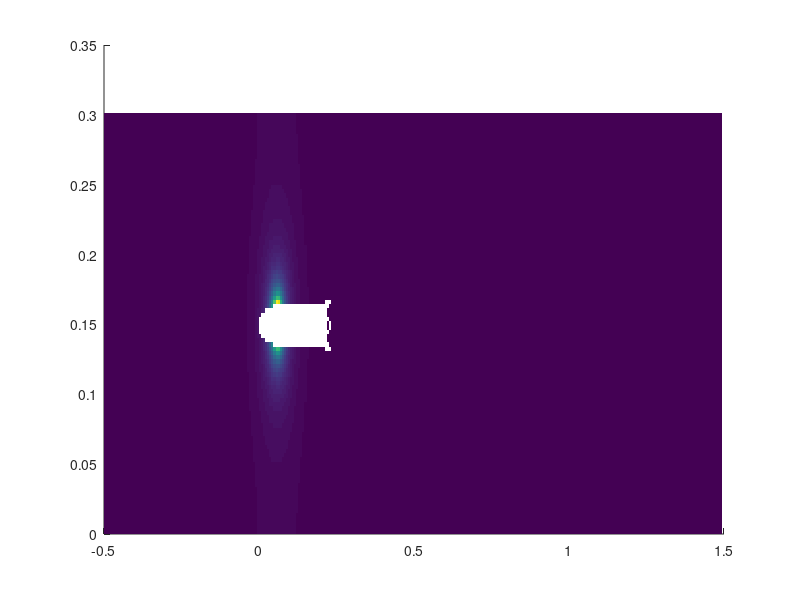

MATLAB code for this plot: (Note: this script raises an error after producing the figure.)
% plot Fig 5 d e

load('Data_Fig5de.mat', 'x', 'y', 'x_head', 'ys0', 'ys1', 'ys2', 'xs_opt', 'u_opt', 'v_opt', 'u_fish_mean', 'v_fish_mean');

%% vortex sheet parameters
L_fish = 0.035481891661866; % fish body length
D_tunnel = 0.0457; % m; tunnel diameter
L_tunnel = 0.15; % m; tunnel length

L_domain = 2*L_tunnel; % length of fluid domain
D_domain = D_tunnel;

U_swim = 0.156379646024586; % m/s; fish fish swimming speed 

%% 
% velocity magnitude
uv_mag = sqrt(u_opt.^2 + v_opt.^2);

% error between theory and simulation
diff_uv = (u_opt - u_fish_mean).^2 +  (v_opt - v_fish_mean).^2;

Ix_mask = isnan(u_fish_mean);
uv_mag(Ix_mask) = nan;
diff_uv(Ix_mask) = nan;
%% plot optimal fitted velocity field

figure(59);
clf;
hold on;
pcolor((x-x_head)/L_tunnel, (y-ys0)/L_tunnel, uv_mag/U_swim);
shading flat
h1=streamslice((x-x_head)/L_tunnel, (y-ys0)/L_tunnel, u_opt/U_swim, v_opt/U_swim, 2, 'arrows');
clr_str = [1,1,1];
set( h1, 'Color', clr_str )
set(h1, 'linewidth', 1)

plot((xs_opt-x_head)/L_tunnel, (ys1-ys0)/L_tunnel, 'kx', 'linewidth',0.5);
plot((xs_opt-x_head)/L_tunnel, (ys2-ys0)/L_tunnel, 'k.', 'markerfacecolor', 'k', 'linewidth', 0.5);

plot([-L_tunnel/2, 1.5*L_tunnel]/L_tunnel, [0, 0]/L_tunnel, 'k-', 'linewidth', LNwd );
plot([-L_tunnel/2, 1.5*L_tunnel]/L_tunnel, [D_domain, D_domain]/L_tunnel, 'k-', 'linewidth', LNwd );

xlabel('$x/L_t$','Interpreter','latex')
ylabel('$y/L_t$','Interpreter','latex')
colormap('jet');
caxis([0, 0.5]); % limits for vel magnitude
axis equal 


figure(60);
clf;
hold on;
pcolor((x-x_head)/L_tunnel, (y-ys0)/L_tunnel, sqrt(diff_uv)/U_swim);
shading flat

plot([-L_tunnel/2, 1.5*L_tunnel]/L_tunnel, [0, 0]/L_tunnel, 'k-', 'linewidth', LNwd );
plot([-L_tunnel/2, 1.5*L_tunnel]/L_tunnel, [D_domain, D_domain]/L_tunnel, 'k-', 'linewidth', LNwd );

xlabel('$x/L_t$','Interpreter','latex')
ylabel('$y/L_t$','Interpreter','latex')

colormap jet
caxis([0, 0.5]); % limits for vel magnitude
axis equal 
